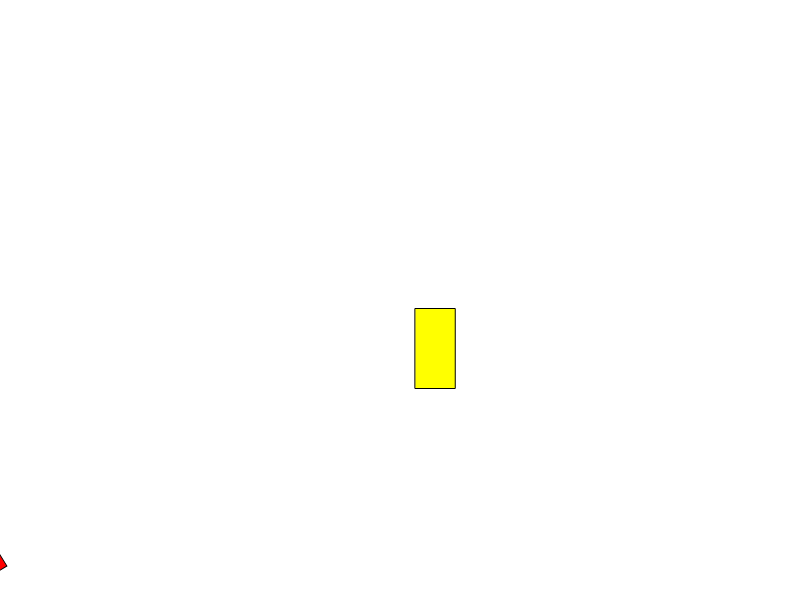
Frame 1 (no input)
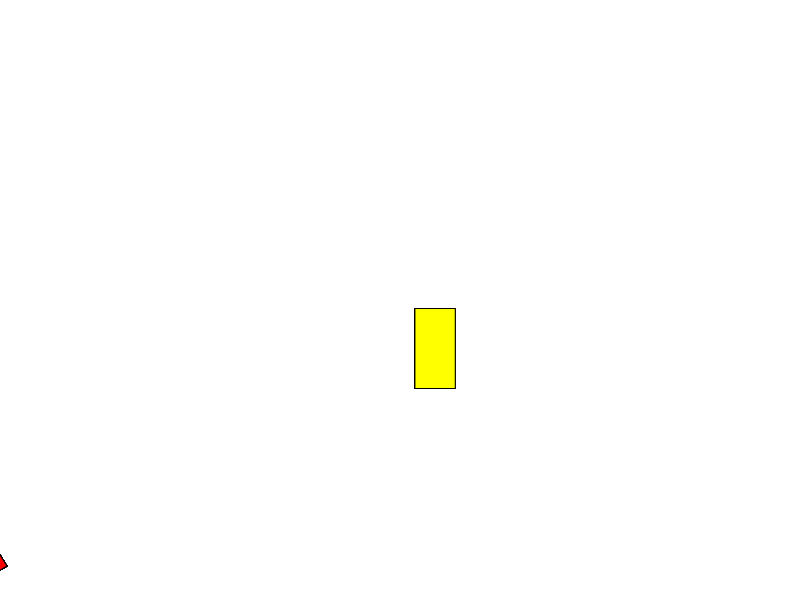
Frame 60 (no input)
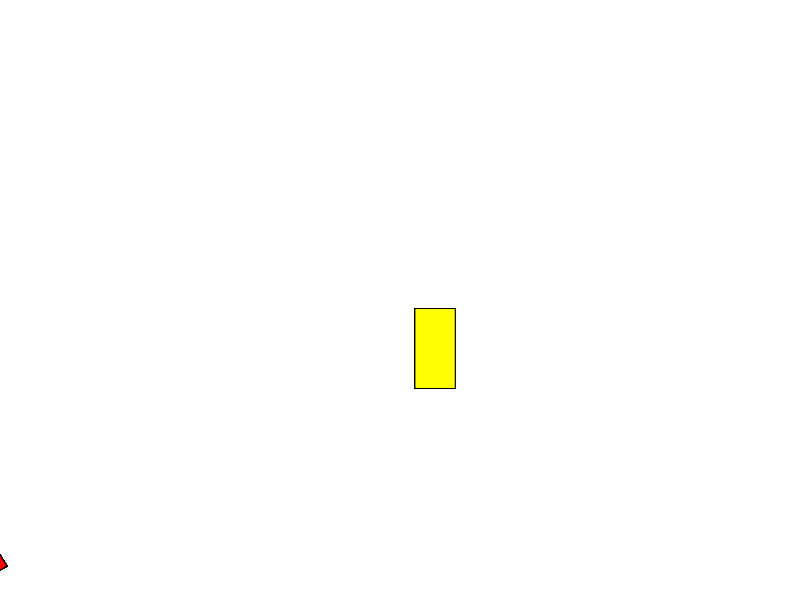
Frame 120 (the mouse pressed at the canvas centre since frame 60)

The p5.js sketch that drew these frames (run headless with seeded random() and noise() and a simulated clock; from frame 60 on, the mouse is pressed at the canvas centre):

// p5.js sketch
// ── sketch.js
function setup(){
  createCanvas(800, 600); 
}

function draw(){
    fill('blue');

    //rect(800/2, 600/2,50, 50);
    
    //push();
    fill('red');

    translate(10,0);
    rotate(45);
    rect(800/2, 600/2,80, 40);
    //pop();

    //push();
    fill('yellow');
    translate(10,0);
    rotate(-45);

    rect(800/2, 600/2,40, 80);
    //pop();
}
